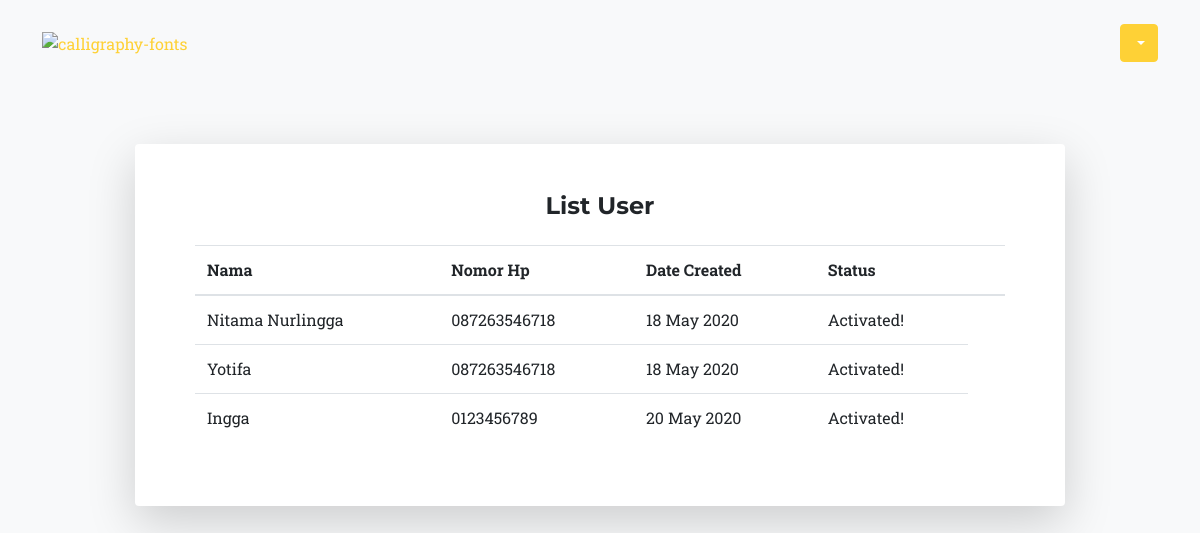
/index.php/verifikasi, run on the app's committed database.
### tables this page shows
CREATE TABLE `user` (
  `id` int(11) NOT NULL,
  `name` varchar(128) NOT NULL,
  `no_hp` varchar(128) NOT NULL,
  `email` varchar(128) NOT NULL,
  `password` varchar(256) NOT NULL,
  `role_id` int(11) NOT NULL,
  `is_active` int(1) NOT NULL,
  `date_created` int(11) NOT NULL
);

### application/controllers/Verifikasi.php (called while the page is built, shortened)
<?php
class Verifikasi extends CI_Controller
{
    public function index()
    {
        $data['user'] = $this->db->get_where('user', ['email' => $this->session->userdata('email')])->row_array();
        $akun['akun'] = $this->db->get_where('user', ['role_id' => 2])->result();
        $this->load->view('templates/auth_header');
        $this->load->view('templates/clear_admin_navbar', $data);
        $this->load->view('verifikasi/list.php', $akun);
        $this->load->view('templates/auth_footer');
    }
}

### index.php (called while the page is built, shortened)
<?php
require_once BASEPATH.'core/CodeIgniter.php';

### application/views/verifikasi/list.php (the view, shortened to what this page needs)
<body id="page-top">
    <section class="page-section bg-light" id="login">
        <div class="container">
            <div class="card o-hidden border-0 shadow-lg my-5 col-lg-10 mx-auto">
                <div class="card-body p-0">
                    <div class="row">
                        <div class="col-lg">
                            <div class="p-5">
                                <div class="text-center">
                                    <h1 class="h4 text-gray-900 mb-4">List User</h1>
                                </div>
                                <table class="table table-hover">
                                    <thead>
                                        <tr>
                                            <th scope="col">Nama</th>
                                            <th scope="col">Nomor Hp</th>
                                            <th scope="col">Date Created</th>
                                            <th scope="col">Status</th>
                                            <th scope="col"></th>
                                        </tr>
                                    </thead>
                                    <tbody>
                                        <?php foreach ($akun as $row) : ?>
                                            <tr>
                                                <td><?= $row->name ?></td>
                                                <td><?= $row->no_hp ?></td>
                                                <td><?= date('d F Y', $row->date_created); ?></td>
                                                <?php if ($row->is_active == 0) : ?>
                                                    <form class="user" method="post" action="<?= base_url('verifikasi/edit') ?>">
                                                        <div class="form-group">
                                                            <input type="text" class="form-control form-control-user" id="id_user" name="id_user" value="<?= $row->id ?>" visibility: hidden>
                                                        </div>
                                                        <td>
                                                            <button type="submit" class="btn btn-danger btn-user">
                                                                Activate
                                                            </button>
                                                        </td>
                                                    </form>
                                                <?php else : ?>
                                                    <td>Activated!</td>
                                                <?php endif ?>
                                            </tr>
                                        <?php endforeach ?>
                                    </tbody>
                                </table>
                            </div>
                        </div>
                    </div>
                </div>
            </div>
        </div>
    </section>

### data on the page
user: name "Nitama Nurlingga", no_hp "087263546718", date_created "18 May 2020", is_active "Activated!"
user: name "Yotifa", no_hp "087263546718", date_created "18 May 2020", is_active "Activated!"
user: name "Ingga", no_hp "0123456789", date_created "20 May 2020", is_active "Activated!"
